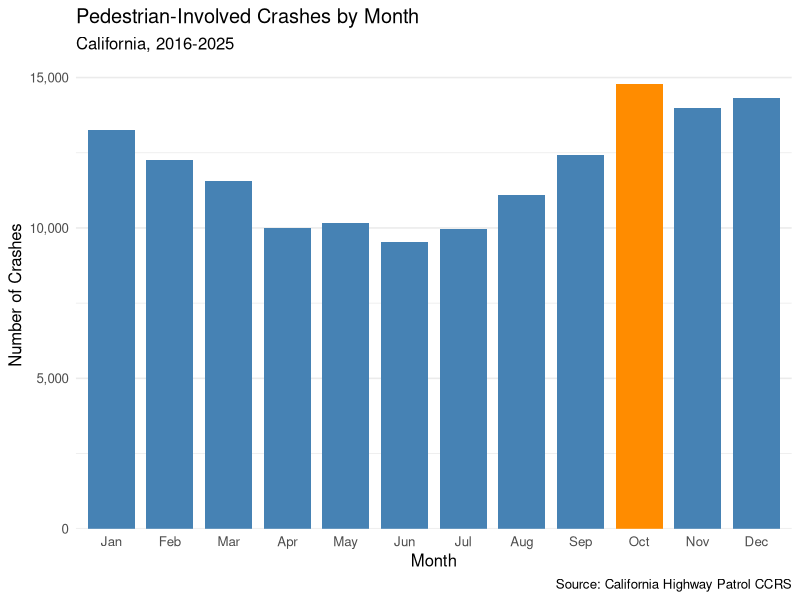
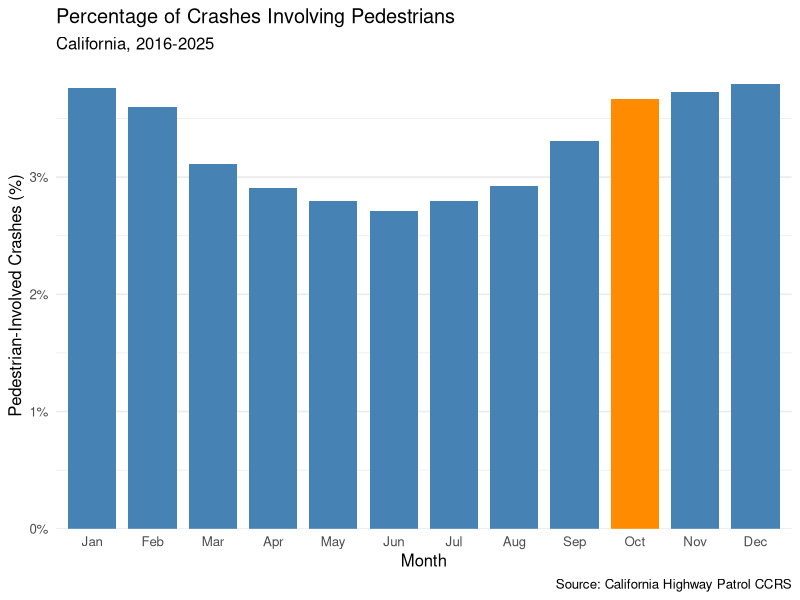
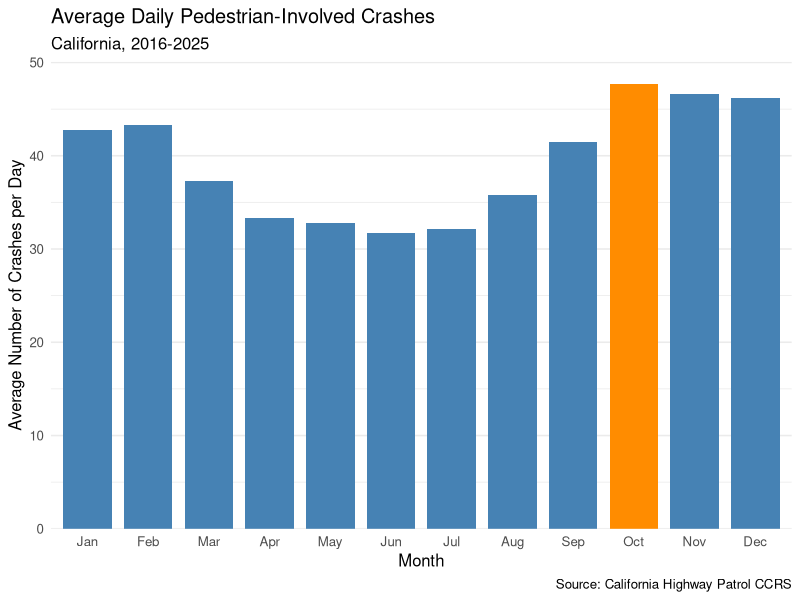

The R script that drew these images, in order:
# Pedestrian Crash Visualizations

library(tidyverse)
library(lubridate)
library(scales)

monthly_pedestrian <- read_csv(
  "outputs/tables/monthly-pedestrian.csv",
  show_col_types = FALSE
) |>
  mutate(
    month_name = factor(
      month.abb[month],
      levels = month.abb
    )
  )

print(monthly_pedestrian)

p1 <- ggplot(
  monthly_pedestrian,
  aes(
    x = month_name,
    y = pedestrian_crashes,
    fill = month == 10
  )
) +
  geom_col(width = 0.8) +
  scale_fill_manual(
    values = c(
      "FALSE" = "steelblue",
      "TRUE" = "darkorange"
    ),
    guide = "none"
  ) +
  scale_y_continuous(
    labels = comma,
    expand = expansion(mult = c(0, 0.05))
  ) +
  labs(
    title = "Pedestrian-Involved Crashes by Month",
    subtitle = "California, 2016-2025",
    x = "Month",
    y = "Number of Crashes",
    caption = "Source: California Highway Patrol CCRS"
  ) +
  theme_minimal(base_size = 12) +
  theme(
    panel.grid.major.x = element_blank()
  )

ggsave(
  "outputs/pedestrian-crashes-monthly.png",
  plot = p1,
  width = 10,
  height = 6,
  dpi = 300
)

p2 <- ggplot(
  monthly_pedestrian,
  aes(
    x = month_name,
    y = pedestrian_percentage,
    fill = month == 10
  )
) +
  geom_col(width = 0.8) +
  scale_fill_manual(
    values = c(
      "FALSE" = "steelblue",
      "TRUE" = "darkorange"
    ),
    guide = "none"
  ) +
  scale_y_continuous(
    labels = label_number(suffix = "%"),
    expand = expansion(mult = c(0, 0.05))
  ) +
  labs(
    title = "Percentage of Crashes Involving Pedestrians",
    subtitle = "California, 2016-2025",
    x = "Month",
    y = "Pedestrian-Involved Crashes (%)",
    caption = "Source: California Highway Patrol CCRS"
  ) +
  theme_minimal(base_size = 12) +
  theme(
    panel.grid.major.x = element_blank()
  )

ggsave(
  "outputs/pedestrian-crash-percentage.png",
  plot = p2,
  width = 10,
  height = 6,
  dpi = 300
)

# Calculate average daily pedestrian crashes

days_by_month <- expand_grid(
  year = 2016:2025,
  month = 1:12
) |>
  mutate(
    days = days_in_month(
      make_date(year, month, 1)
    )
  ) |>
  group_by(month) |>
  summarise(
    total_days = sum(days),
    .groups = "drop"
  )

monthly_pedestrian <- monthly_pedestrian |>
  left_join(
    days_by_month,
    by = "month"
  ) |>
  mutate(
    avg_daily_pedestrian =
      pedestrian_crashes / total_days
  )

print(
  monthly_pedestrian |>
    select(
      month_name,
      pedestrian_crashes,
      total_days,
      avg_daily_pedestrian
    ),
  n = Inf
)

# Average Daily Pedestrian-Involved Crashes

p3 <- ggplot(
  monthly_pedestrian,
  aes(
    x = month_name,
    y = avg_daily_pedestrian,
    fill = month == 10
  )
) +
  geom_col(width = 0.8) +
  scale_fill_manual(
    values = c(
      "FALSE" = "steelblue",
      "TRUE" = "darkorange"
    ),
    guide = "none"
  ) +
  scale_y_continuous(
    expand = expansion(mult = c(0, 0.05))
  ) +
  labs(
    title = "Average Daily Pedestrian-Involved Crashes",
    subtitle = "California, 2016-2025",
    x = "Month",
    y = "Average Number of Crashes per Day",
    caption = "Source: California Highway Patrol CCRS"
  ) +
  theme_minimal(base_size = 12) +
  theme(
    panel.grid.major.x = element_blank()
  )

ggsave(
  "outputs/pedestrian-crashes-daily-average.png",
  plot = p3,
  width = 10,
  height = 6,
  dpi = 300
)
